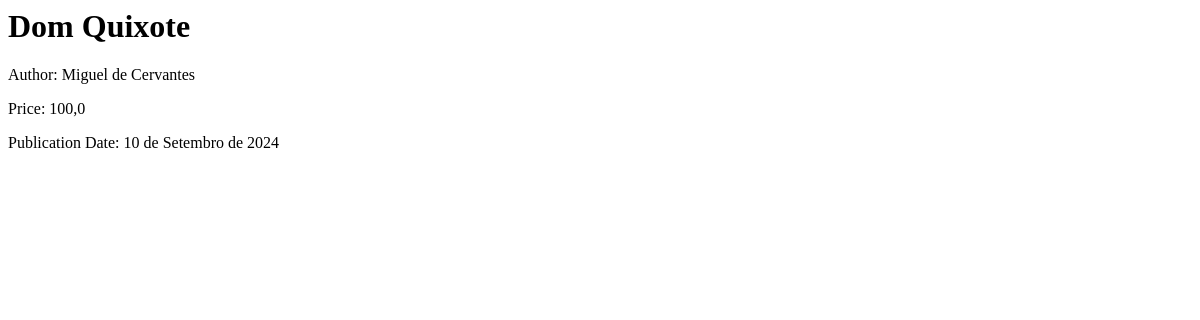
Before: /book/1 with the older database file.
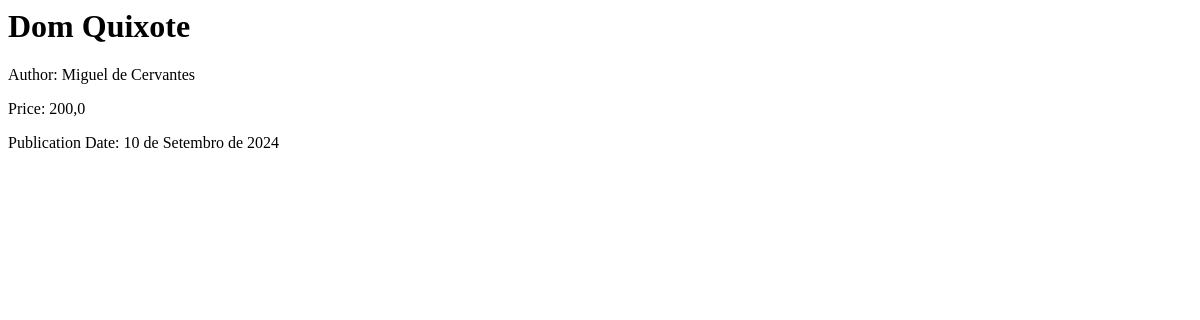
After: the same page with the newer database file.
### book/models.py (models this page shows, shortened)
class Book(models.Model):
    title = models.CharField(max_length=255)
    author = models.CharField(max_length=255)
    price = models.FloatField()
    date_pub = models.DateField()
    def __str__(self):
        return self.title
    class Meta:
        ordering = ['title']

### book/views.py (the view)
# urls.py: path('<int:pk>', BookDetailView.as_view(), name='book-detail-view'),
class BookDetailView(DetailView):
    template_name = 'book_detail.html'
    context_object_name = 'book'
    def get_queryset(self):
        book = BookRepository(Book)
        return book.get_by_id(self.kwargs['pk'])

### book/models.py (called while the page is built)
    def get_by_id(self, id):
        return Book.objects.filter(id=id)

### book/templates/book_detail.html
<h1>{{ book }}</h1>
<p>Author: {{ book.author }}</p>
<p>Price: {{ book.price }}</p>
<p>Publication Date: {{ book.date_pub }}</p>

Changed rows visible on the page:
changed Book "Dom Quixote": price "100,0" → "200,0"
